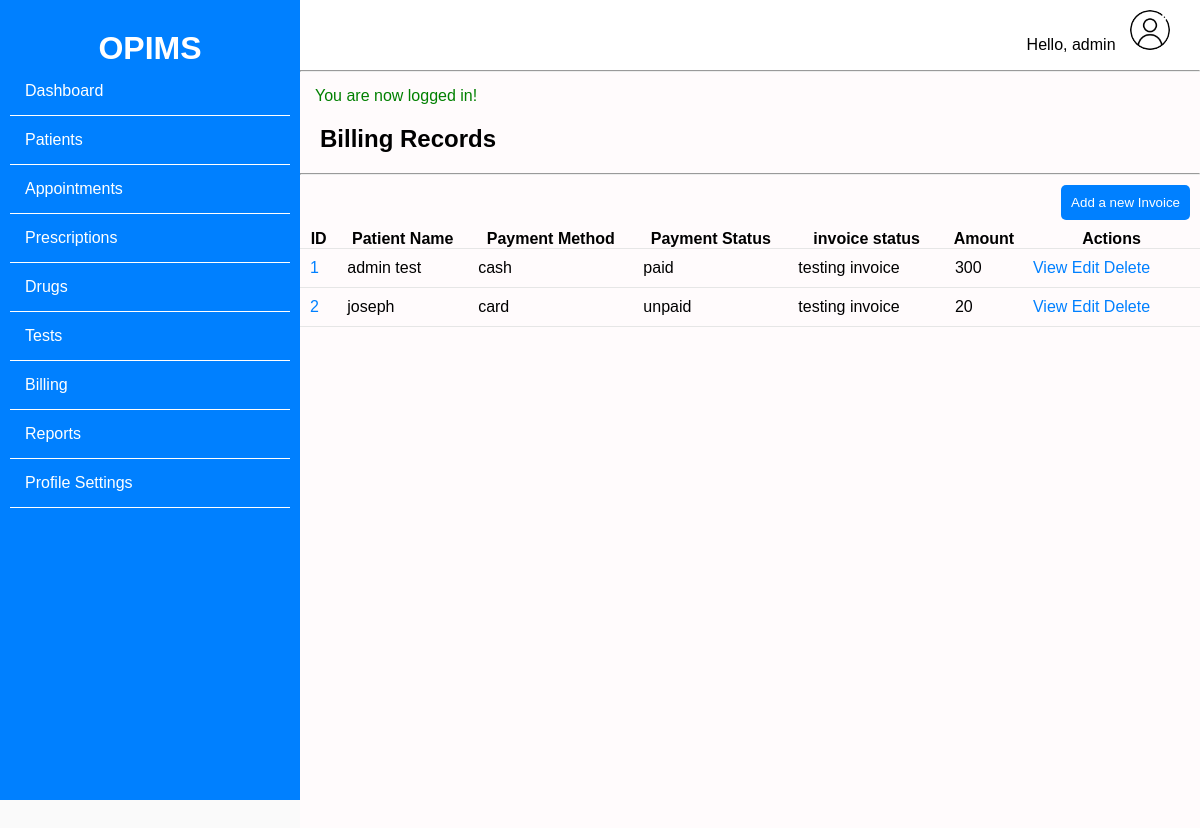
The app's page /billing/billing.php (signed in) with its own data.
### tables this page shows
CREATE TABLE `billing` (
  `id` int(11) NOT NULL,
  `doctor_id` int(11) NOT NULL,
  `patient_id` int(11) NOT NULL,
  `payment_method` varchar(10) NOT NULL,
  `payment_status` varchar(10) NOT NULL,
  `invoice_title` varchar(50) NOT NULL,
  `amount` int(11) NOT NULL,
  `created_at` timestamp NOT NULL DEFAULT current_timestamp() ON UPDATE current_timestamp()
);

CREATE TABLE `user_patient` (
  `id` int(11) NOT NULL,
  `doctor_id` int(11) NOT NULL,
  `name` varchar(50) NOT NULL,
  `email` varchar(50) NOT NULL,
  `phone_no` varchar(20) NOT NULL,
  `birthday` date NOT NULL,
  `gender` varchar(10) NOT NULL,
  `bloodgroup` varchar(10) NOT NULL,
  `address` varchar(30) NOT NULL,
  `weight` varchar(10) NOT NULL,
  `height` varchar(10) NOT NULL
);

### billing/billing.php (the view, shortened to what this page needs)
<!DOCTYPE html>
<html lang="en">
<head>
    <link rel="stylesheet" href="../css/style.css">
</head>
<body>
    <div class="container">
        <div class="left">
            <?php include '../sidebar.php'; ?>
        </div>
        <div class="right">
            <nav>
                <div class="profile">
                    <a href="#" id="dropdown-toggle">
                        <span>Hello, <?php echo $_SESSION['username']; ?></span>
                        <img src="../images/user.png" alt="profile">
                    </a>
                </div>
            </nav>
            <hr>
            <div class="content">
                <?php
                if (isset($_SESSION['success'])) {
                    echo "<div class='success'>" . $_SESSION['success'] . "</div>";
                }
                ?>
                <div id="dashboard">
                    <h2 class="page-head">Billing Records</h2>
                    <hr>
                    <div class="main">
                        <div class="dash-bottom">
                            <div class="dash-b-head">
                                <button class="btn"><a href="./create.php?t=new">Add a new Invoice</a></button>
                            </div>
                            <table>
                                <thead>
                                    <tr>
                                        <th>ID</th>
                                        <th>Patient Name</th>
                                        <th>Payment Method</th>
                                        <th>Payment Status</th>
                                        <th>invoice status</th>
                                        <th>Amount</th>
                                        <th>Actions</th>
                                    </tr>
                                </thead>
                                <tbody>
                                    <?php
                                    include '../dbh.php';
                                    $doctor_id = $_SESSION['id'];
                                    $sql = "SELECT * FROM billing WHERE doctor_id = '$doctor_id'";
                                    $result = mysqli_query($conn, $sql);
                                    $resultCheck = mysqli_num_rows($result);
                                    if ($resultCheck > 0) {
                                        while ($row = mysqli_fetch_assoc($result)) {
                                            $patient_id = $row['patient_id'];
                                            $sql2 = "SELECT * FROM user_patient WHERE id = '$patient_id'";
                                            $result2 = mysqli_query($conn, $sql2);
                                            $row2 = mysqli_fetch_assoc($result2);
                                            $patient_name = $row2['name'];
                                            echo '
                                           <tr>
                                                <td>' . $row['id'] . '</td>
                                                <td>' . $patient_name . '</td>
                                                <td>' . $row['payment_method'] . '</td>
                                                <td>' . $row['payment_status'] . '</td>
                                                <td>' . $row['invoice_title'] . '</td>
                                                <td>' . $row['amount'] . '</td>
                                                <td>
                                                    <a href="./create.php?t=view&id=' . $row['id'] . '" class="btn-link">View</a>
                                                    <a href="./create.php?t=edit&id=' . $row['id'] . '" class="btn-link">Edit</a>
                                                    <a href="#" class="btn-link">Delete</a>
                                                </td>
                                            </tr>
                                        ';
                                        }
                                    } else {
                                        echo '
                                        <tr>
                                            <td colspan="5">No invoices found</td>
                                        </tr>';
                                    }
                                    ?>
                                </tbody>
                            </table>
                        </div>
                    </div>
                </div>
            </div>
        </div>
    </div>
</body>
</html>

### css/style.css (style rules this page uses)
* { margin: 0; padding: 0; box-sizing: border-box; }
body { font-family: Arial, Helvetica, sans-serif; background: #fafafa; }
.container { width: 100%; margin: auto; padding: 0; }
.left { width: 25%; float: left; background: #0080ff; min-height: 100vh; position: fixed; }
.right { width: 75%; float: right; background: #fffbfc; }
a { text-decoration: none; color: #fff; }
.btn { background: #0080ff; color: #fff; padding: 10px; border: none; border-radius: 5px; margin: 10px; }
.success { color: green; text-align: start; padding: 15px 0 0 15px; }
nav { background: #fff; padding: 10px; width: 100%; height: 70px; }
.profile { float: right; padding-right: 20px; display: flex; align-items: center; }
nav img { width: 40px; height: 40px; border-radius: 50%; }
.profile span { color: #000; align-items: center; padding: 20px 10px; }
#dashboard, #patients, #appointments, #prescriptions, #drugs, #tests, #billing, #reports, #settings { min-height: 100vh; }
.page-head { padding: 20px; }
.main { width: 100%; }
table { width: 100%; border-collapse: collapse; }
table tr { border-bottom: 1px solid #e6e6e6; }
table tr td { padding: 10px; }
table tr td:first-child { color: #0080ff; }
table tr td:last-child { color: #000; }
table tr td:last-child a { color: #0080ff; }
.dash-b-head { display: flex; justify-content: space-between; }

### records on screen
billing: id "1", user_patient.name "admin test", payment_method "cash", payment_status "paid", invoice_title "testing invoice", amount "300"
billing: id "2", user_patient.name "joseph", payment_method "card", payment_status "unpaid", invoice_title "testing invoice", amount "20"

### other values on screen
$_SESSION['username'] "admin"
$_SESSION['success'] "You are now logged in!"
